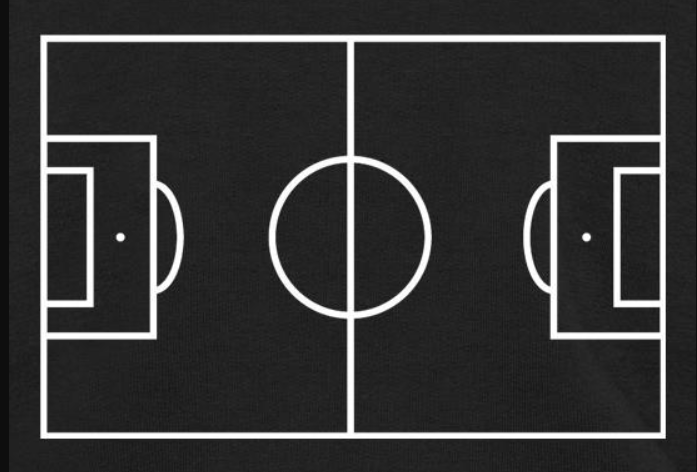
#> input picture src/pitch.png, 697 x 472 px
$ python -i features.py   (imports and definitions only)
#> lines starting #> are read from the running program, lines starting #| are printed output that depends on the picture; after the words box and inside, x2 and y2 are one past the last pixel; in counts of white or black regions, pixels touching at a corner belong together
#> further down, picture is the input picture: shape (472, 697, 3); mean B, G, R 53.5, 53.5, 53.5
from sklearn.cluster import MeanShift, estimate_bandwidth

import cv2 as cv
import numpy as np
import footeye.cvlib.frameutils as frameutils
import footeye.utils.framedebug as framedebug


COL_RED = (0, 0, 255)


def mask_white(frame):
    grayImage = cv.cvtColor(frame, cv.COLOR_BGR2GRAY)
    _, frame = cv.threshold(grayImage, 185, 255, cv.THRESH_BINARY)
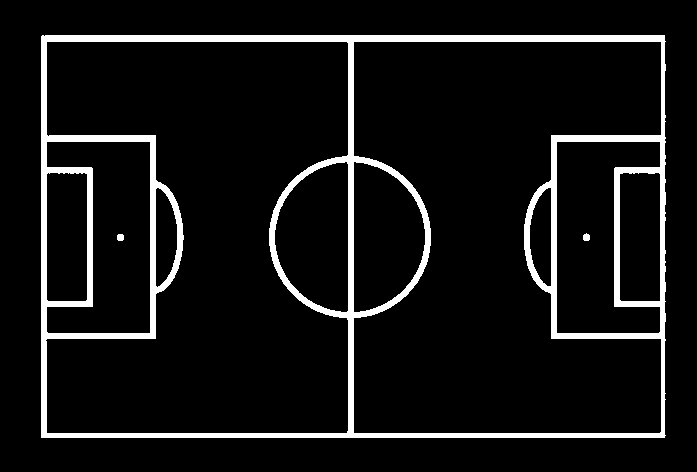
#> frame: shape (472, 697); 8% white; 3 white regions, box (x1, y1, x2, y2) and area: (41, 35, 666, 438) 26361, (583, 233, 590, 241) 46, (117, 234, 124, 241) 45
    return frame


# [73 lines left out: functions colorclick, pitch_mask, on_field_mask, mask_to_field, field_not_pitch_mask, _likely_player and 1 more, not called in this run]


def find_lines(frame):
    # find edges
    cv.imshow('frame', frame)
    cv.waitKey(0)
    mask = mask_white(frame)
    cv.imshow('frame', mask)
    cv.waitKey(0)
    lines = cv.HoughLinesP(mask, 1, np.pi / 180, 50, None, 100, 40)
#> lines = 67 rows, first 6: [41, 37, 664, 37], [41, 437, 664, 437], [41, 36, 664, 36], [41, 433, 664, 433], [41, 436, 664, 436], [41, 41, 665, 41]
    if lines is not None:
        for i in range(0, len(lines)):
            li = lines[i][0]
            cv.line(frame, (li[0], li[1]), (li[2], li[3]), (50, 50, 255),
                    3, cv.LINE_AA)
#> this loop made 67 passes
#> li on passes 1 to 12: [41, 37, 664, 37], [41, 437, 664, 437], [41, 36, 664, 36], [41, 433, 664, 433], [41, 436, 664, 436], [41, 41, 665, 41], [41, 39, 664, 39], [41, 38, 664, 38], [41, 435, 665, 435], [41, 40, 664, 40], [42, 35, 664, 35], [41, 434, 664, 434]
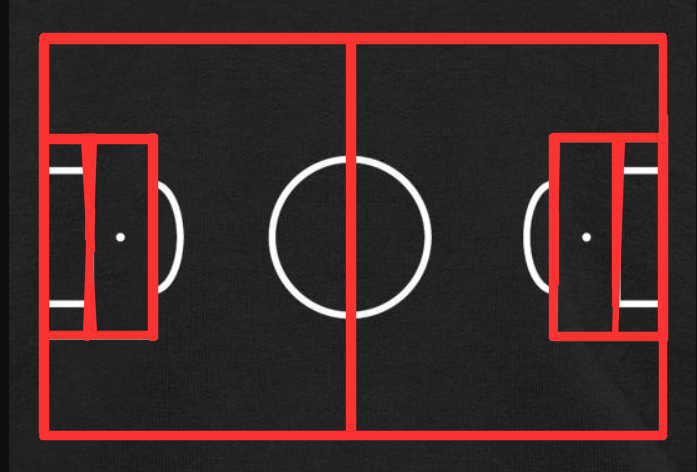
#> frame: shape (472, 697, 3); 12.86% of pixels changed, all inside (x1, y1, x2, y2) = (38, 32, 669, 441)
    cv.imshow('frame', frame)
    cv.waitKey(0)
    return frame


# [16 lines left out: function find_field_color_extents, not called in this run]

>>> import cv2
>>> picture = cv2.imread('../../pitch.png')
>>> result = find_lines(picture)
